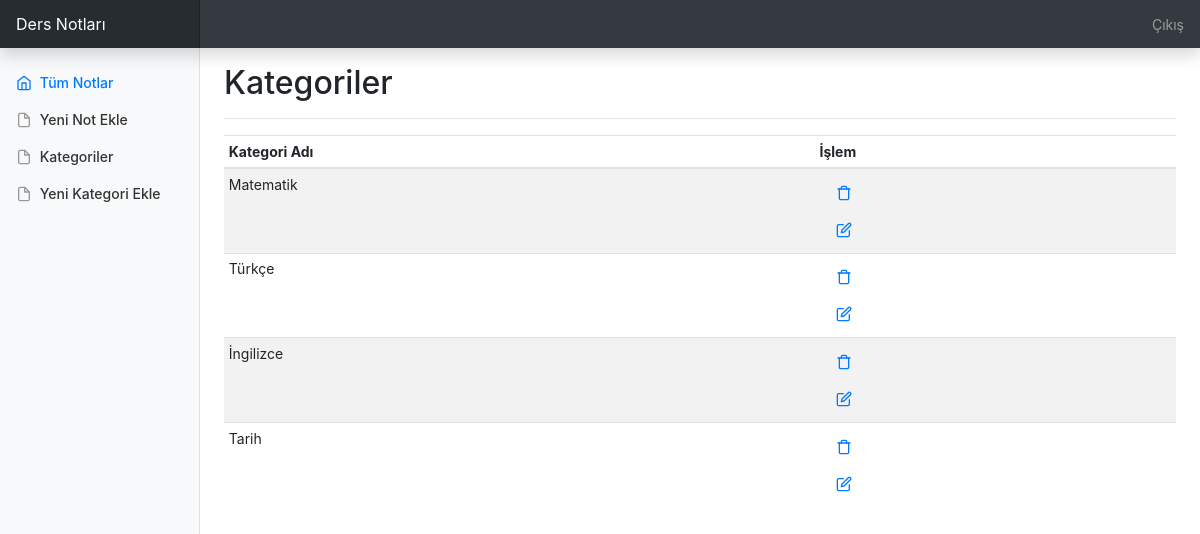
The page /admin/kategoriler.php (signed in) on the database its author committed.
### tables this page shows
CREATE TABLE IF NOT EXISTS `kategoriler` (
  `kategori_id` int(10) UNSIGNED NOT NULL AUTO_INCREMENT,
  `kategori_adi` varchar(255) NOT NULL,
  `tarih` timestamp NOT NULL DEFAULT CURRENT_TIMESTAMP,
  PRIMARY KEY (`kategori_id`)
);

### admin/kategoriler.php (the view)
  <?php require 'inc/header.php'; ?>
  <main role="main" class="col-md-9 ml-sm-auto col-lg-10 px-md-4">
    <div class="d-flex justify-content-between flex-wrap flex-md-nowrap align-items-center pt-3 pb-2 mb-3 border-bottom">
      <h1 class="h2">Kategoriler</h1>
    </div>
    <?php
    $query = $db->query("SELECT * FROM kategoriler", PDO::FETCH_ASSOC);
    ?>
    <div class="table-responsive">
      <table class="table table-striped table-sm">
        <thead>
          <tr>
            <th>Kategori Adı</th>
            <th>İşlem</th>
          </tr>
        </thead>
        <tbody>
          <?php if ($query->rowCount()): ?>
            <?php foreach ($query as $row): ?>
              <tr>
                <td><?= $row['kategori_adi'] ?></td>
                <td><a class="nav-link active" href="sil.php?tablo=kategoriler&sutun=kategori_id&id=<?=$row['kategori_id']?>">
                  <span data-feather="trash"> </span>
                </a>
                <a class="nav-link active" href="kategori-guncelle.php?id=<?=$row['kategori_id']?>">
                  <span data-feather="edit"></span>
                </a>
              </td>
            </tr>
          <?php endforeach ?>
        <?php endif ?>
      </tbody>
    </table>
  </div>
</main>
</div>
</div>
<?php require 'inc/footer.php'; ?>

### admin/dashboard.css (style rules this page uses)
body { font-size: .875rem; }
.feather { width: 16px; height: 16px; vertical-align: text-bottom; }

### rows shown on the page
kategoriler: kategori_adi "Matematik"
kategoriler: kategori_adi "Türkçe"
kategoriler: kategori_adi "İngilizce"
kategoriler: kategori_adi "Tarih"
